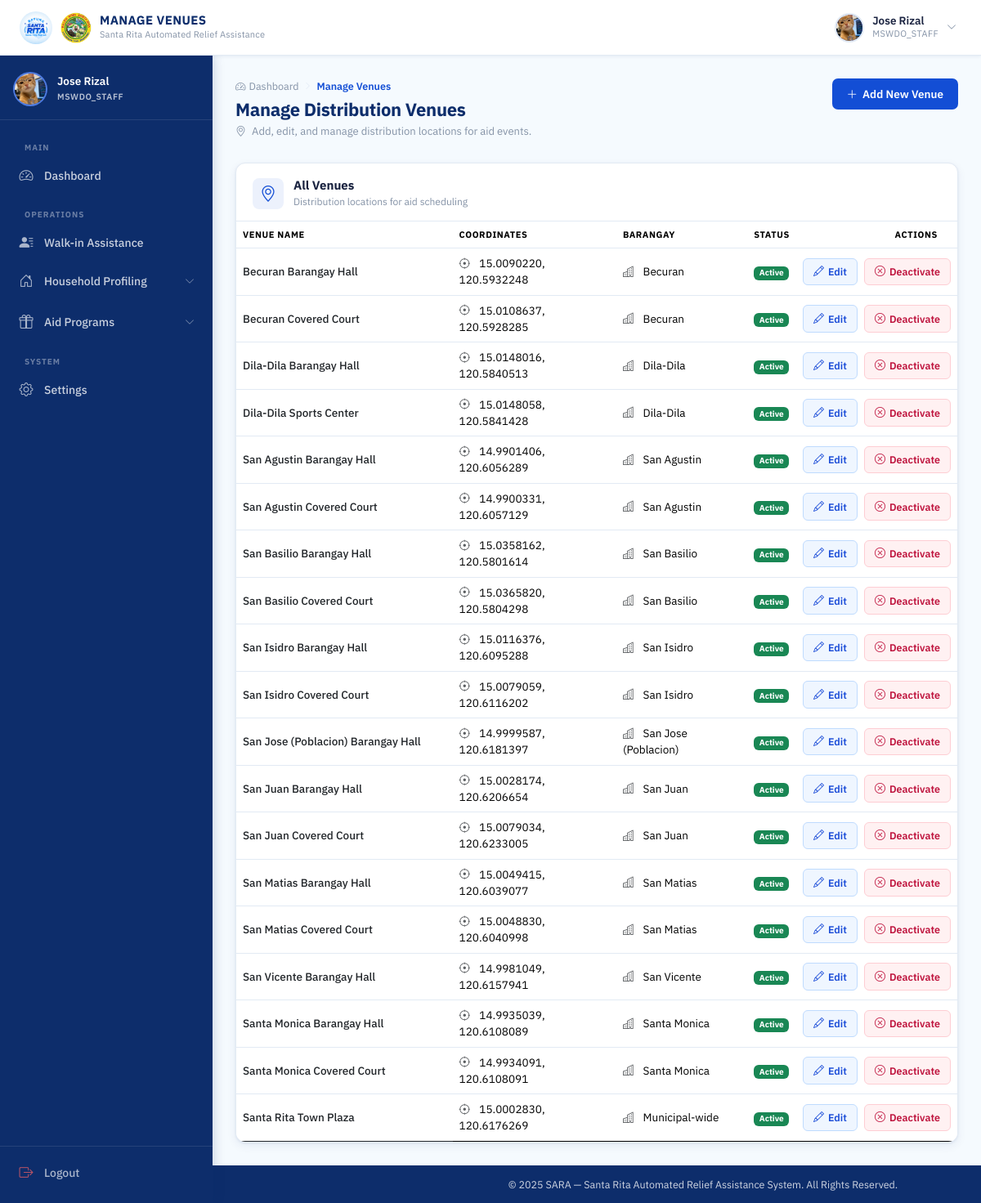
Screenshot of /mswdo/venues/ (signed in) with the database file from the repository.
### accounts/models.py (models this page shows, shortened)
class User(AbstractUser):
    ROLE_CHOICES = (
        ('MSWDO', 'MSWDO Admin'),
        ('MSWDO_STAFF', 'MSWDO Staff'),
        ('BARANGAY', 'Barangay Admin'),
    )
    email = models.EmailField(unique=True)
    role = models.CharField(max_length=20, choices=ROLE_CHOICES)
    barangay = models.ForeignKey(
        'Barangay', on_delete=models.SET_NULL, blank=True, null=True, related_name='users'
    )
    is_active = models.BooleanField(default=True)
    middle_name = models.CharField(max_length=150, blank=True)
    suffix = models.CharField(max_length=10, blank=True, null=True)
    position = models.CharField(max_length=100, blank=True)
    birth_place = models.CharField(max_length=200, blank=True)
    CIVIL_STATUS_CHOICES = (
        ('SINGLE', 'Single'),
        ('MARRIED', 'Married'),
        ('WIDOWED', 'Widowed'),
        ('SEPARATED', 'Separated'),
        ('ANNULLED', 'Annulled'),
    )
    civil_status = models.CharField(max_length=20, choices=CIVIL_STATUS_CHOICES, blank=True)
    citizenship = models.CharField(max_length=100, blank=True, default='Filipino')
    must_change_password = models.BooleanField(default=False)
    SEX_CHOICES = (
        ('M', 'Male'),
        ('F', 'Female'),
    )
    sex = models.CharField(max_length=1, choices=SEX_CHOICES, blank=True)
    birthdate = models.DateField(blank=True, null=True)
    contact_number = models.CharField(
        max_length=13,
        blank=True,
        validators=[
            RegexValidator(
                regex=r'^(09|\+639)\d{9}$',
                message="Phone number must be entered in the format: '09XXXXXXXXX' or '+639XXXXXXXXX'."
            )
        ]
    )
    profile_image = models.ImageField(upload_to=user_profile_image_path, blank=True, null=True)

class Barangay(models.Model):
    name = models.CharField(max_length=100, unique=True)

### distribution/models.py (models this page shows, shortened)
class DistributionVenue(models.Model):
    name = models.CharField(max_length=255, help_text="Venue name (e.g., Santa Rita Town Plaza)")
    latitude = models.DecimalField(max_digits=10, decimal_places=7, help_text="Latitude coordinate")
    longitude = models.DecimalField(max_digits=10, decimal_places=7, help_text="Longitude coordinate")
    barangay = models.ForeignKey(
        Barangay,
        on_delete=models.SET_NULL,
        null=True,
        blank=True,
        help_text="Associated barangay (optional - some venues like town plaza are municipal-wide)"
    )
    is_active = models.BooleanField(default=True, help_text="Active venues appear in location picker. Deactivate instead of deleting to preserve history.")
    created_at = models.DateTimeField(auto_now_add=True)
    updated_at = models.DateTimeField(auto_now=True)
    class Meta:
        ordering = ['name']
        verbose_name = 'Distribution Venue'
        verbose_name_plural = 'Distribution Venues'

### distribution/views.py (the view)
# urls.py: path('mswdo/venues/', views.venue_list, name='venue_list'),
@login_required
@session_protected
def venue_list(request):
    if request.user.role not in ('MSWDO', 'MSWDO_STAFF'):
        return HttpResponseForbidden("Access Denied")
    venues = DistributionVenue.objects.select_related('barangay').all()
    return render(request, 'distribution/venue_list.html', {
        'venues': venues,
    })

### distribution/templates/distribution/venue_list.html (shortened to what this page needs)
{% extends 'base.html' %}
{% load static %}
{% block navbar_title %}MANAGE VENUES{% endblock %}
{% block css %}
<link rel="stylesheet" href="{% static 'css/mswdo_dashboard.css' %}">
<link rel="stylesheet" href="{% static 'css/barangay_accounts.css' %}">
{% endblock %}
{% block content %}
<div class="dash-page-header">
  <div>
    <div class="page-breadcrumb">
      <a href="{% url 'mswdo_dashboard' %}" class="breadcrumb-link">
        <i class="bi bi-speedometer2"></i> Dashboard
      </a>
      <i class="bi bi-chevron-right breadcrumb-sep"></i>
      <span class="breadcrumb-current">Manage Venues</span>
    </div>
    <h1 class="dash-page-title">Manage Distribution Venues</h1>
    <p class="dash-page-sub">
      <i class="bi bi-geo-alt me-1"></i> Add, edit, and manage distribution locations for aid events.
    </p>
  </div>
  <div>
    <a href="{% url 'venue_add' %}" class="btn-dash-primary">
      <i class="bi bi-plus-lg"></i> Add New Venue
    </a>
  </div>
</div>
<div class="dash-panel mt-4">
  <div class="dash-panel__header">
    <div class="dash-panel__header-left">
      <i class="bi bi-geo-alt dash-panel__icon"></i>
      <div>
        <h2 class="dash-panel__title">All Venues</h2>
        <p class="dash-panel__sub">Distribution locations for aid scheduling</p>
      </div>
    </div>
  </div>
  <div class="dash-panel__body p-0">
    <div class="table-responsive">
      <table class="table acct-table mb-0">
        <thead>
          <tr>
            <th class="acct-th" style="width: 30%;">Venue Name</th>
            <th class="acct-th">Coordinates</th>
            <th class="acct-th">Barangay</th>
            <th class="acct-th">Status</th>
            <th class="acct-th text-end pe-4">Actions</th>
          </tr>
        </thead>
        <tbody>
          {% for venue in venues %}
          <tr class="acct-row">
            <td class="acct-td fw-medium text-dark">
              {{ venue.name }}
            </td>
            <td class="acct-td">
              <i class="bi bi-crosshair text-muted me-2"></i>
              {{ venue.latitude }}, {{ venue.longitude }}
            </td>
            <td class="acct-td">
              <i class="bi bi-buildings text-muted me-2"></i>
              {{ venue.barangay.name|default:"Municipal-wide" }}
            </td>
            <td class="acct-td">
              {% if venue.is_active %}
                <span class="badge bg-success">Active</span>
              {% else %}
                <span class="badge bg-secondary">Inactive</span>
              {% endif %}
            </td>
            <td class="acct-td acct-td--actions">
              <div class="acct-actions">
                <a href="{% url 'venue_edit' venue.id %}" class="acct-btn acct-btn--edit">
                  <i class="bi bi-pencil"></i><span>Edit</span>
                </a>
                {% if venue.is_active %}
                  <form action="{% url 'venue_deactivate' venue.id %}" method="post" class="d-inline">
                    <button type="submit" class="acct-btn acct-btn--deactivate" onclick="return confirm('Deactivate this venue? It will no longer appear in location pickers.')">
                      <i class="bi bi-x-circle"></i><span>Deactivate</span>
                    </button>
                  </form>
                {% endif %}
              </div>
            </td>
          </tr>
          {% endfor %}
        </tbody>
      </table>
    </div>
  </div>
</div>
{% endblock %}

### templates/base.html (shortened to what this page needs)
{% load static %}
<!DOCTYPE html>
<html lang="en">
<head>
  <link href="https://cdn.jsdelivr.net/npm/bootstrap@5.3.2/dist/css/bootstrap.min.css" rel="stylesheet">
  <link href="https://cdn.jsdelivr.net/npm/bootstrap-icons@1.11.3/font/bootstrap-icons.min.css" rel="stylesheet">
  <link rel="stylesheet" href="{% static 'css/base.css' %}">
  <link rel="stylesheet" href="{% static 'css/_responsive.css' %}">
  <link rel="stylesheet" href="{% static 'css/scan_rfid.css' %}">
  <link rel="stylesheet" href="{% static 'css/loading_modal.css' %}">
  {% block css %}{% endblock %}
</head>
<body>
  <div class="page-wrapper">
    <nav class="topbar" id="topbar">
      <div class="topbar-left">
        <a class="topbar-brand" href="#">
          <img src="{% static 'images/logo.jpg' %}" alt="SARA Logo" class="topbar-logo">
          <img src="{% static 'images/SRP.png' %}" alt="SRP Logo" class="topbar-logo topbar-logo--srp">
          <div class="topbar-title-group">
            <span class="topbar-title">{% block navbar_title %}SARA SYSTEM{% endblock %}</span>
            <span class="topbar-subtitle">Santa Rita Automated Relief Assistance</span>
          </div>
        </a>
      </div>
      <div class="topbar-right">
        {% if user.is_authenticated %}
        <div class="topbar-user" id="userDropdownToggle">
          <div class="topbar-avatar">
            {% if user.profile_image %}
            <img src="{{ user.profile_image.url }}" alt="{{ user.get_full_name }}">
            {% else %}
            <span class="avatar-initials">
              {{ user.first_name|first|upper }}{{ user.last_name|first|upper }}
            </span>
            {% endif %}
          </div>
          <div class="topbar-user-info">
            <span class="topbar-username">{{ user.get_full_name|default:user.username }}</span>
            <span class="topbar-role">{{ user.role|default:"User" }}</span>
          </div>
          <i class="bi bi-chevron-down topbar-chevron" id="userChevron"></i>
        </div>
        {% endif %}
      </div>
    </nav>
    {% if user.is_authenticated and not hide_sidebar %}
    <aside class="sidebar" id="sidebar">
      <div class="sidebar-header">
        <div class="sidebar-user-card">
          <div class="sidebar-avatar">
            {% if user.profile_image %}
            <img src="{{ user.profile_image.url }}" alt="{{ user.get_full_name }}">
            {% else %}
            <span class="avatar-initials avatar-initials--lg">
              {{ user.first_name|first|upper }}{{ user.last_name|first|upper }}
            </span>
            {% endif %}
          </div>
          <div class="sidebar-user-info">
            <span class="sidebar-username">{{ user.get_full_name|default:user.username }}</span>
            <span class="sidebar-role-badge">{{ user.role|default:"User" }}</span>
          </div>
        </div>
      </div>
      <nav class="sidebar-body">
        <ul class="sidebar-nav">
          {% if user.role == 'MSWDO_STAFF' %}
          <li class="sidebar-section-label">Main</li>
          <li class="sidebar-item">
            <a href="{% url 'staff_dashboard' %}"
              class="sidebar-link {% if request.resolver_match.url_name == 'staff_dashboard' %}active{% endif %}">
              <i class="bi bi-speedometer2"></i>
              <span>Dashboard</span>
            </a>
          </li>
          <li class="sidebar-section-label">Operations</li>
          <li class="sidebar-item">
            <a href="{% url 'staff_walkin' %}"
              class="sidebar-link {% if request.resolver_match.url_name == 'staff_walkin' %}active{% endif %}">
              <i class="bi bi-person-lines-fill"></i>
              <span>Walk-in Assistance</span>
            </a>
          </li>
          <li class="sidebar-item sidebar-item--accordion">
            <button class="sidebar-link sidebar-accordion-btn " data-target="staffHouseholdSubmenu" aria-expanded="{% if request.resolver_match.url_name == 'residents_overview' or request.resolver_match.url_name == 'household_map' or request.resolver_match.url_name == 'register_rfid' %}true{% else %}false{% endif %}">
              <i class="bi bi-house-door"></i>
              <span>Household Profiling</span>
              <i class="bi bi-chevron-down sidebar-arrow" style=""></i>
            </button>
          </li>
          <li class="sidebar-item sidebar-item--accordion">
            <button class="sidebar-link sidebar-accordion-btn " data-target="staffAidSubmenu" aria-expanded="{% if request.resolver_match.url_name == 'staff_assigned_schedules' or request.resolver_match.url_name == 'analytics' or request.resolver_match.url_name == 'aid_reports' or request.resolver_match.url_name == 'program_list' %}true{% else %}false{% endif %}">
              <i class="bi bi-gift"></i>
              <span>Aid Programs</span>
              <i class="bi bi-chevron-down sidebar-arrow" style=""></i>
            </button>
          </li>
          <li class="sidebar-section-label">System</li>
          <li class="sidebar-item">
            <a href="{% url 'settings' %}" class="sidebar-link {% if request.resolver_match.url_name == 'settings' %}active{% endif %}">
              <i class="bi bi-gear"></i>
              <span>Settings</span>
            </a>
          </li>
          {% endif %}
        </ul>
      </nav>
      <div class="sidebar-footer">
        <a href="{% url 'logout' %}" class="sidebar-link sidebar-logout">
          <i class="bi bi-box-arrow-right"></i>
          <span>Logout</span>
        </a>
      </div>
    </aside>
    {% endif %}
    <main class="{% if user.is_authenticated and not hide_sidebar %}main-content{% endif %}">
      {% block content %}{% endblock %}
    </main>
    <footer
      class="{% if user.is_authenticated and not hide_sidebar %}footer footer--dashboard{% else %}footer{% endif %}">
      <div class="footer-content">
        <p>&copy; 2025 SARA &mdash; Santa Rita Automated Relief Assistance System. All Rights Reserved.</p>
      </div>
    </footer>
  </div>
</body>
</html>

### rows the page displays
User: profile_image (picture), get_full_name "Jose Rizal", role "MSWDO_STAFF"
DistributionVenue: name "Becuran Barangay Hall", latitude "15.0090220", longitude "120.5932248", barangay.name "Becuran", is_active "Active"
DistributionVenue: name "Becuran Covered Court", latitude "15.0108637", longitude "120.5928285", barangay.name "Becuran", is_active "Active"
DistributionVenue: name "Dila-Dila Barangay Hall", latitude "15.0148016", longitude "120.5840513", barangay.name "Dila-Dila", is_active "Active"
DistributionVenue: name "Dila-Dila Sports Center", latitude "15.0148058", longitude "120.5841428", barangay.name "Dila-Dila", is_active "Active"
DistributionVenue: name "San Agustin Barangay Hall", latitude "14.9901406", longitude "120.6056289", barangay.name "San Agustin", is_active "Active"
DistributionVenue: name "San Agustin Covered Court", latitude "14.9900331", longitude "120.6057129", barangay.name "San Agustin", is_active "Active"
DistributionVenue: name "San Basilio Barangay Hall", latitude "15.0358162", longitude "120.5801614", barangay.name "San Basilio", is_active "Active"
DistributionVenue: name "San Basilio Covered Court", latitude "15.0365820", longitude "120.5804298", barangay.name "San Basilio", is_active "Active"
DistributionVenue: name "San Isidro Barangay Hall", latitude "15.0116376", longitude "120.6095288", barangay.name "San Isidro", is_active "Active"
DistributionVenue: name "San Isidro Covered Court", latitude "15.0079059", longitude "120.6116202", barangay.name "San Isidro", is_active "Active"
DistributionVenue: name "San Jose (Poblacion) Barangay Hall", latitude "14.9999587", longitude "120.6181397", barangay.name "San Jose (Poblacion)", is_active "Active"
DistributionVenue: name "San Juan Barangay Hall", latitude "15.0028174", longitude "120.6206654", barangay.name "San Juan", is_active "Active"
DistributionVenue: name "San Juan Covered Court", latitude "15.0079034", longitude "120.6233005", barangay.name "San Juan", is_active "Active"
DistributionVenue: name "San Matias Barangay Hall", latitude "15.0049415", longitude "120.6039077", barangay.name "San Matias", is_active "Active"
DistributionVenue: name "San Matias Covered Court", latitude "15.0048830", longitude "120.6040998", barangay.name "San Matias", is_active "Active"
DistributionVenue: name "San Vicente Barangay Hall", latitude "14.9981049", longitude "120.6157941", barangay.name "San Vicente", is_active "Active"
DistributionVenue: name "Santa Monica Barangay Hall", latitude "14.9935039", longitude "120.6108089", barangay.name "Santa Monica", is_active "Active"
DistributionVenue: name "Santa Monica Covered Court", latitude "14.9934091", longitude "120.6108091", barangay.name "Santa Monica", is_active "Active"
DistributionVenue: name "Santa Rita Town Plaza", latitude "15.0002830", longitude "120.6176269", barangay.name "Municipal-wide", is_active "Active"
